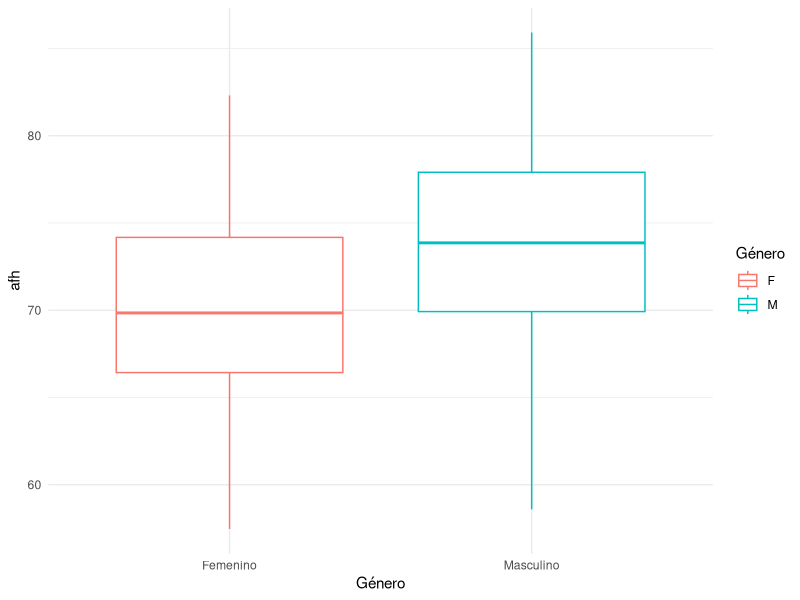
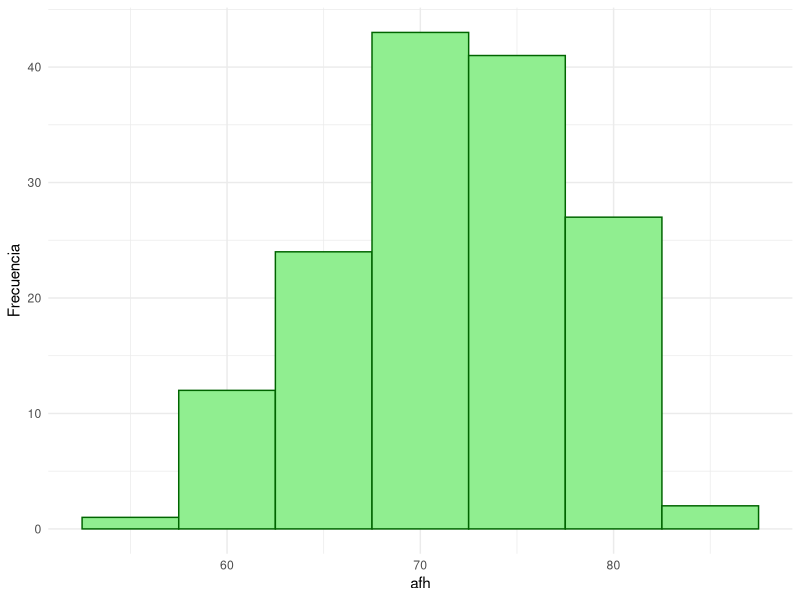
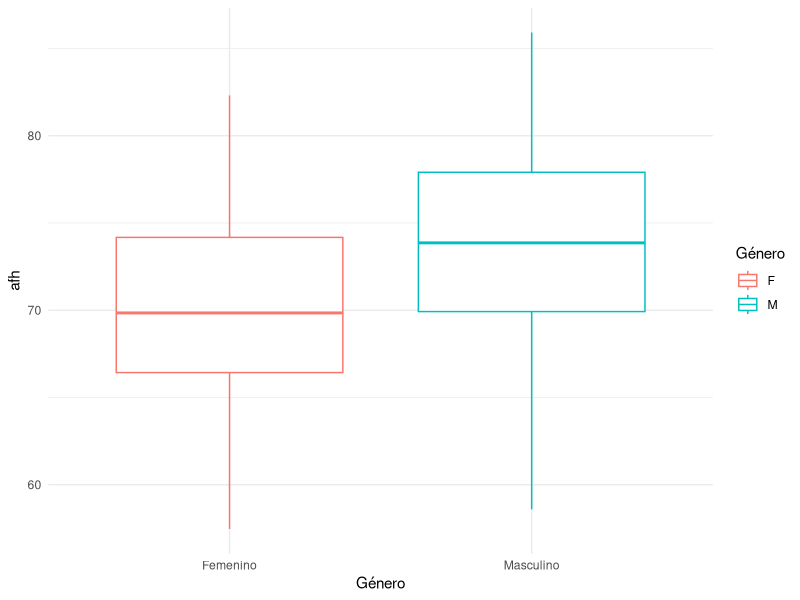
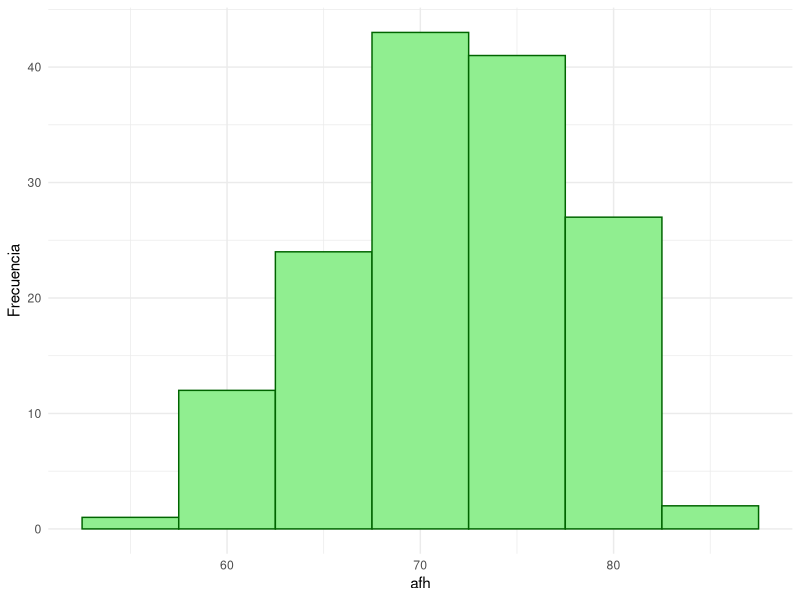

Write R code to recreate these figures, in order.
## ---- chunk 1
knitr::opts_chunk$set(echo = TRUE)
library(tidyverse)
library(knitr)
library(kableExtra)
library(class)
## ---- chunk 2
datos <- read.csv("datosage_6.csv", header = T) %>%
  mutate(gender = as.factor(gender))

ggplot(data = datos) +
  geom_boxplot(mapping = aes(x = gender, y = afh, color = gender)) +
  scale_x_discrete(labels = c("Femenino", "Masculino")) + 
  scale_colour_discrete(labels = c("F", "M")) +
  labs(colour = "Género") + 
  xlab("Género") +
  theme_minimal()
## ---- chunk 3
ggplot(data = datos, aes(x = afh)) +
  geom_histogram(binwidth = 5, 
                 color = "darkgreen", fill = "lightgreen") +
  ylab("Frecuencia") +
  theme_minimal()
## ---- chunk 4
#Partiendo los datos aleatoriamente para la modelacion
set.seed(3435)
indexes <- sample(1:dim(datos)[1], 0.8 * dim(datos)[1])

#Particion de los datos
train_data <- datos[indexes, ] %>%
  select(afh, gender) %>%
  mutate(gender = as.numeric(gender))

test_data <- datos[-indexes, ] %>%
  select(gender) %>%
  mutate(gender = as.numeric(gender))

test_response <- datos[-indexes, ] %>%
  select(afh) %>%
  unlist() %>%
  as.numeric()

#NOTA: del factor con niveles 0 y 1, siendo numericos se convierten en 1 y 2
#respectivamente
## ---- chunk 5
#Se usa datos en los indices necesarios porque en dicha bd, gender es un factor
#(lm sí soporta factores)
param <- lm(afh ~ gender, data = datos[indexes, c("afh", "gender")])
## ---- chunk 6
spans <- seq(from = 0.05, to = 0.95, by = 0.025)
mse <- c()
for(i in spans){
  mod_actual <- loess(afh ~ gender, data = train_data, span = i)
  mse <- append(mse, Metrics::mse(train_data$afh, fitted(mod_actual)))
}
#Nota: Para los spans escogidos se cumple que a partir de 0.575 el mse de
#entrenamiento siempre es 31.51
## ---- chunk 7
#Aqui si se usa la base train porque gender es numerica para que loess funcione
nparam <- loess(afh ~ gender, data = train_data)
## ---- chunk 8
#Modelo lineal
afh_hat_param <- predict(param, data.frame(gender =  datos[-indexes, 5]))
mse_param <- Metrics::mse(test_response, afh_hat_param)

#Modelo loess (No parametrico)
afh_hat_np <- predict(nparam, test_data)
mse_np <- Metrics::mse(test_response, afh_hat_np)

#Tabla comparativa
comparacion <- data.frame(MSE = c(mse_param, mse_np) %>% round(3))
rownames(comparacion) <- c("Lineal", "Loess")
kable(comparacion, longtable = T, escape = F, booktabs = T)
## ---- chunk 9

# Lectura de datos
datos3 <- read.csv("datos3.txt", sep = " ", encoding = "UTF-8") 

## ---- chunk 10

# Presentación de tabla en el documento
kable(
      datos3,
      booktabs = T,
      col.names = c("Obs.", "$X_1$", "$X_2$", "$X_3$", "$Y$"),
      align = rep('c', 5),
      escape = F
      ) %>%
      kable_styling(latex_options = c("HOLD_position")) 
## ---- chunk 11
# Se salcula la distancia euclideana con respecto al nuevo punto.
punto <- c(0, 0, 0)

datos3 <- datos3 %>%
            mutate(dis = sqrt( (X1 - punto[1])^2 + (X2 - punto[2])^2 + (X3 - punto[3])^2 ))

## ---- chunk 12
kable(
      datos3[c(1:4, 6, 5)],
      booktabs = T,
      col.names = c("Obs.", "$X_1$", "$X_2$", "$X_3$", "Distancia euclideana", "$Y$"),
      align = rep('c', 5),
      escape = F
      ) %>%
      kable_styling(latex_options = c("HOLD_position")) 
## ---- chunk 13
# Se añade la nueva observación y se escalan los datos
datos3_est <- datos3[,1:5] %>%
                add_row(Obs. = 7,
                        X1 = 0,
                        X2 = 0,
                        X3 = 0, 
                        Y = "Desconocido") %>%
                mutate(X1 = scale(X1),
                       X2 = scale(X2),
                       X3 = scale(X3)) 

# Punto sobre el cual se calcula la distancia
punto <- as.numeric(datos3_est[7,2:4])

# Distancia
datos3_est <- datos3_est %>%
                mutate(dist = sqrt( (X1 - punto[1])^2 + (X2 - punto[2])^2 + (X3 - punto[3])^2 ) )


## ---- chunk 14

# Presentación de tabla en el documento
kable(
      datos3_est[c(1:4, 6, 5)],
      booktabs = T,
      col.names = c("Obs.", "$X_1'$", "$X_2'$", "$X_3'$", "Distancia euclideana", "Y"),
      align = rep('c', 6),
      escape = F
      ) %>%
      kable_styling(latex_options = c("HOLD_position"))  %>%
      row_spec(5, background = "green")
## ---- chunk 15

# Presentación de tabla en el documento
kable(
      datos3_est[c(1:4, 6, 5)],
      booktabs = T,
      col.names = c("Obs.", "$X_1'$", "$X_2'$", "$X_3'$", "Distancia euclideana", "Y"),
      align = rep('c', 6),
      escape = F
      ) %>%
      kable_styling(latex_options = c("HOLD_position"))  %>%
      row_spec(c(4, 5), background = "green") %>%
      row_spec(6, background = "red")
## ---- chunk 16
datos <- read.csv("datosage_6.csv", header = T) %>%
  mutate(gender = as.factor(gender))

ggplot(data = datos) +
  geom_boxplot(mapping = aes(x = gender, y = afh, color = gender)) +
  scale_x_discrete(labels = c("Femenino", "Masculino")) + 
  scale_colour_discrete(labels = c("F", "M")) +
  labs(colour = "Género") + 
  xlab("Género") +
  theme_minimal()
## ---- chunk 17
ggplot(data = datos, aes(x = afh)) +
  geom_histogram(binwidth = 5, 
                 color = "darkgreen", fill = "lightgreen") +
  ylab("Frecuencia") +
  theme_minimal()
## ---- chunk 18
#Partiendo los datos aleatoriamente para la modelacion
set.seed(3435)
indexes <- sample(1:dim(datos)[1], 0.8 * dim(datos)[1])

#Particion de los datos
train_data <- datos[indexes, ] %>%
  select(afh, gender) %>%
  mutate(gender = as.numeric(gender))

test_data <- datos[-indexes, ] %>%
  select(gender) %>%
  mutate(gender = as.numeric(gender))

test_response <- datos[-indexes, ] %>%
  select(afh) %>%
  unlist() %>%
  as.numeric()

#NOTA: del factor con niveles 0 y 1, siendo numericos se convierten en 1 y 2
#respectivamente
## ---- chunk 19
#Se usa datos en los indices necesarios porque en dicha bd, gender es un factor
#(lm sí soporta factores)
param <- lm(afh ~ gender, data = datos[indexes, c("afh", "gender")])
## ---- chunk 20
spans <- seq(from = 0.05, to = 0.95, by = 0.025)
mse <- c()
for(i in spans){
  mod_actual <- loess(afh ~ gender, data = train_data, span = i)
  mse <- append(mse, Metrics::mse(train_data$afh, fitted(mod_actual)))
}
#Nota: Para los spans escogidos se cumple que a partir de 0.575 el mse de
#entrenamiento siempre es 31.51
## ---- chunk 21
#Aqui si se usa la base train porque gender es numerica para que loess funcione
nparam <- loess(afh ~ gender, data = train_data)
## ---- chunk 22
#Modelo lineal
afh_hat_param <- predict(param, data.frame(gender =  datos[-indexes, 5]))
mse_param <- Metrics::mse(test_response, afh_hat_param)

#Modelo loess (No parametrico)
afh_hat_np <- predict(nparam, test_data)
mse_np <- Metrics::mse(test_response, afh_hat_np)

#Tabla comparativa
comparacion <- data.frame(MSE = c(mse_param, mse_np) %>% round(3))
rownames(comparacion) <- c("Lineal", "Loess")
kable(comparacion, longtable = T, escape = F, booktabs = T)
## ---- chunk 23

# Datos de entrenamiento, corresponden a las primeras 6 obs.
train <- datos3_est[1:6, c("X1", "X2", "X3")] 

# Nuevo dato (x_0)
new_data <- datos3_est[7 ,c("X1", "X2", "X3")]

# Variable respuesta Y 
labels <- datos3_est[1:6,c("Y")]

## ---- chunk 24
fit.knn <- knn(train = train, 
               test = new_data, 
               cl = labels, 
               k = 3, 
               prob = TRUE)
fit.knn
